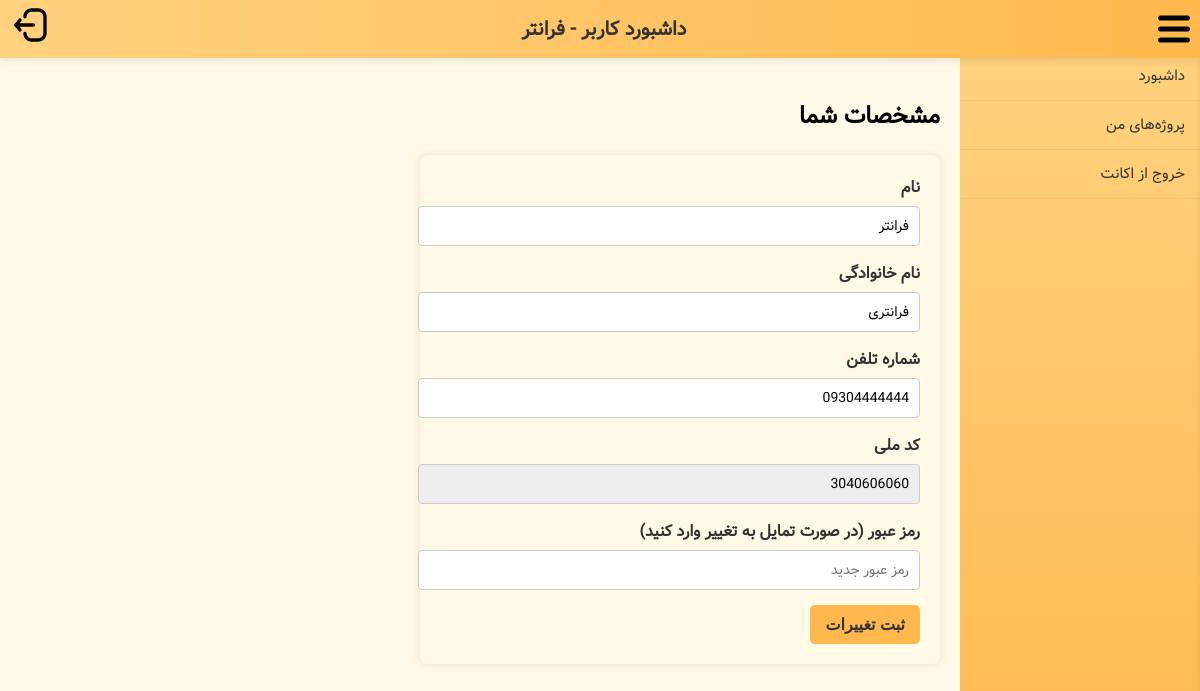
Page /dashboard.php (signed in) on the committed database.
### tables this page shows
CREATE TABLE `users` (
  `id` int(10) UNSIGNED NOT NULL,
  `first_name` varchar(100) NOT NULL,
  `last_name` varchar(100) NOT NULL,
  `national_code` varchar(20) NOT NULL,
  `phone` varchar(30) NOT NULL,
  `rule_id` int(10) UNSIGNED NOT NULL,
  `password_hash` varchar(255) NOT NULL,
  `created_at` timestamp NOT NULL DEFAULT current_timestamp()
);

### public/dashboard.php (the view, shortened to what this page needs)
<?php
require_once __DIR__ . '/../config/db.php';
$userId = getCurrentUserId();
$error = '';
$success = '';
function getUserById(PDO $pdo, int $userId): ?array {
    $stmt = $pdo->prepare("SELECT first_name, last_name, phone, national_code FROM users WHERE id = ?");
    $stmt->execute([$userId]);
    $user = $stmt->fetch(PDO::FETCH_ASSOC);
    return $user ?: null;
}
function handlePost(PDO $pdo, int $userId, string &$error, string &$success): ?array {
    if ($_SERVER['REQUEST_METHOD'] !== 'POST') {
        return getUserById($pdo, $userId);
    }
}
$updatedUser = handlePost($pdo, $userId, $error, $success);
?>
<!DOCTYPE html>
<html lang="fa" dir="rtl">
<head>
    <link rel="stylesheet" href="../includes/layout.css">
</head>
<body>
    <?php include __DIR__ . '/../includes/header.php'; ?>
    <?php include __DIR__ . '/../includes/sidebar_user.php'; ?>
    <div class="page">
        <div class="content">
            <h2> مشخصات شما</h2>
            <form method="POST" novalidate>
                <label for="first_name">نام</label>
                <input type="text" id="first_name" name="first_name" value="<?= htmlspecialchars($updatedUser['first_name']) ?>" required>
                <label for="last_name">نام خانوادگی</label>
                <input type="text" id="last_name" name="last_name" value="<?= htmlspecialchars($updatedUser['last_name']) ?>" required>
                <label for="phone">شماره تلفن</label>
                <input type="text" id="phone" name="phone" value="<?= htmlspecialchars($updatedUser['phone']) ?>" required>
                <label for="national_code">کد ملی</label>
                <input type="text" id="national_code" name="national_code" value="<?= htmlspecialchars($updatedUser['national_code']) ?>" readonly>
                <label for="password">رمز عبور (در صورت تمایل به تغییر وارد کنید)</label>
                <input type="password" id="password" name="password" placeholder="رمز عبور جدید">
                <button type="submit">ثبت تغییرات</button>
            </form>
        </div>
    </div>
</body>
</html>

### includes/layout.css (style rules this page uses)
body { background-color: #fff9e6; margin: 0; font-family: 'Vazir', sans-serif; display: flex; flex-direction: column; height: 100vh; overflow-y: auto; }
.page { display: flex; flex: 1; overflow: hidden; }
.content { margin-right: 240px; padding: 20px; flex: 1; transition: margin-right 0.3s ease; min-height: calc(100vh - 52px); overflow-y: auto; }

### public/dashboard.php (style rules this page uses)
body { font-family: 'Vazir', sans-serif !important; }
form { max-width: 480px; background: #fff9e6; padding: 20px; border-radius: 8px; box-shadow: 0 0 8px rgba(0,0,0,0.1); margin-top: 20px; }
label { display: block; margin-bottom: 6px; font-weight: bold; color: #333; }
input[type="text"], input[type="password"] { width: 100%; padding: 8px 10px; margin-bottom: 15px; border: 1px solid #ccc; border-radius: 4px; font-size: 14px; font-family: 'Vazir', sans-serif; }
input[readonly] { background: #eee; cursor: not-allowed; }
button { background-color: #ffb84d; border: none; padding: 10px 15px; border-radius: 5px; cursor: pointer; font-weight: bold; color: #333; font-size: 16px; transition: background-color 0.3s ease; }

### rows in the picture
users: first_name "فرانتر", last_name "فرانتری", phone "09304444444", national_code "3040606060"

### other values in the picture
$pageTitle "داشبورد کاربر - فرانتر"
$title "داشبورد"
$title "پروژه‌های من"
$title "خروج از اکانت"
